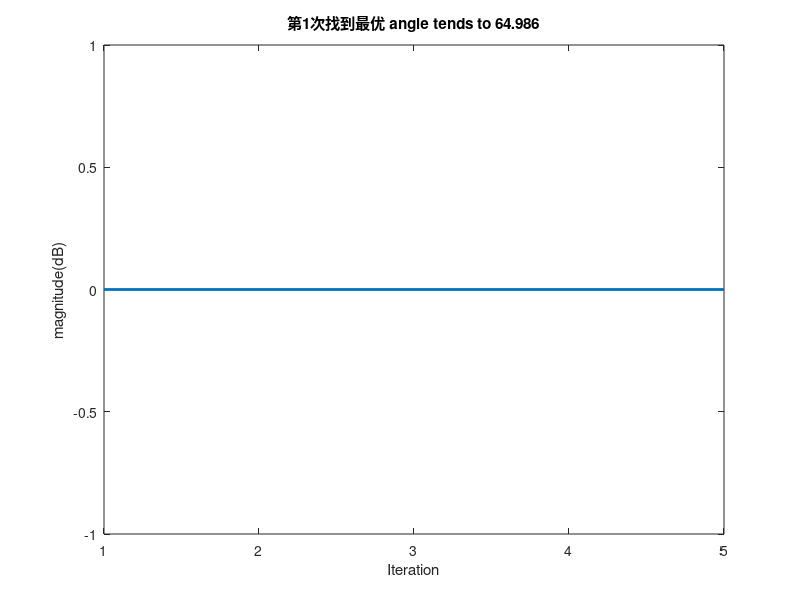
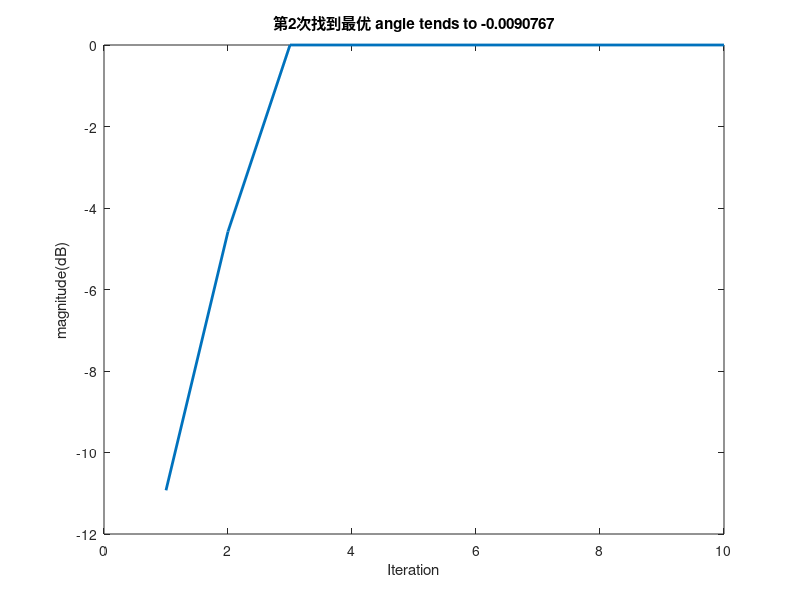
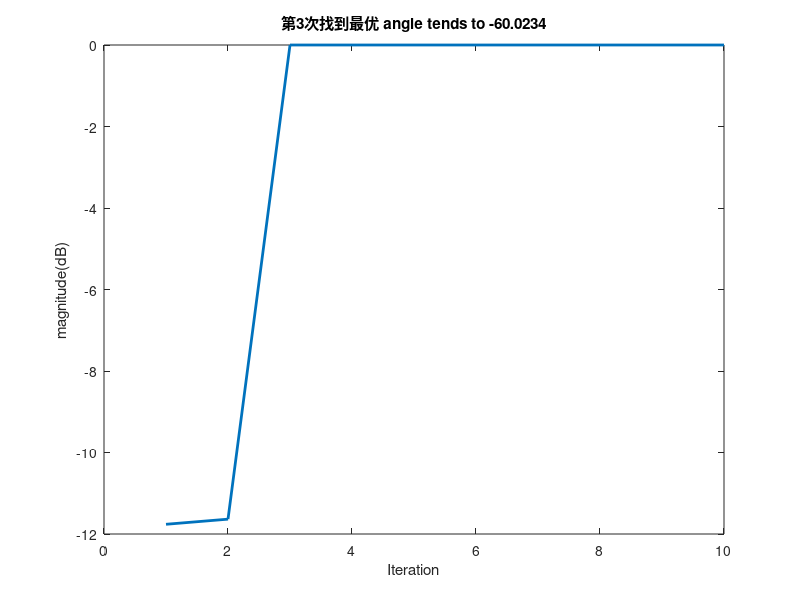
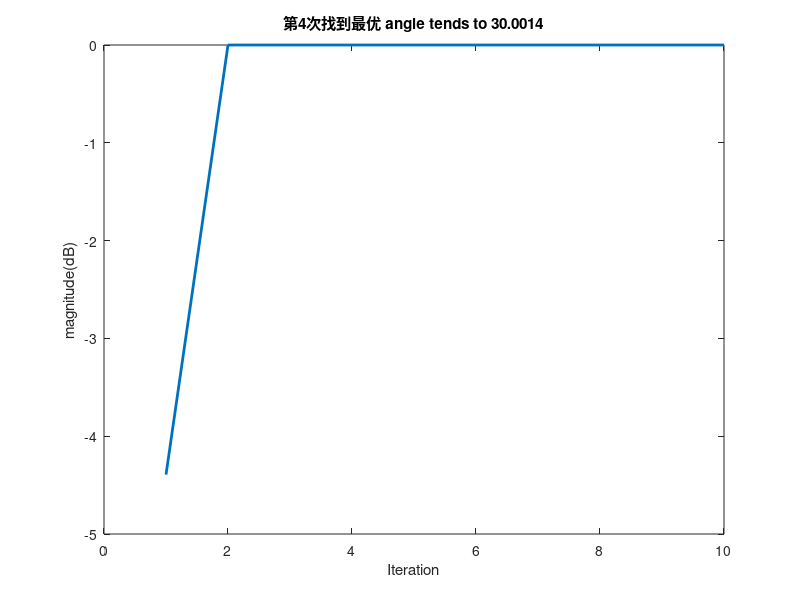

MATLAB code to generate these figures, in order:
%
% Copyright (c) 2015, Yarpiz (www.yarpiz.com)
% All rights reserved. Please read the "license.txt" for license terms.
%
% Project Code: YOEA112
% Project Title: Implementation of Firefly Algorithm (FA) in MATLAB
% Publisher: Yarpiz (www.yarpiz.com)
%
% Developer: S. Mostapha Kalami Heris (Member of Yarpiz Team)
%
% Contact Info: sm.kalami@gmail.com, info@yarpiz.com
%

clc;
clear;
close all;

%% Problem Definition

nVar=1;             % Number of Decision Variables
VarSize=[1 nVar];   % Size of Decision Variables Matrix
VarMin=-90;         % Lower Bound of Variables
VarMax= 90;         % Upper Bound of Variables
derad=pi/180;                             %角度->弧度
redeg=180/pi;                             %弧度->角度
twpi=2*pi;
kelm=16;                                   %阵元数
dd=0.5;                                   %阵元间距
d=0:dd:(kelm-1)*dd;
iwave=4;                                  %信源数
theta=[-60  0  30  65];                   %波达方向测试数据
pw=[1 0.8 0.7 0.6]';                      %信号功率,维度需要保持和theta一样
nv=ones(1,kelm);                          %归一化噪声方差
snr=20;                                   %信噪比
snr0=10^(snr/10);
n=200;                                    %采样数


%% Firefly Algorithm Parameters

MaxIt=1000;         % Maximum Number of Iterations

nPop=25;            % Number of Fireflies (Swarm Size)

gamma=1;            % Light Absorption Coefficient

beta0=2;            % Attraction Coefficient Base Value

alpha=0.2;          % Mutation Coefficient

alpha_damp=0.98;    % Mutation Coefficient Damping Ratio

delta=0.05*(VarMax-VarMin);     % Uniform Mutation Range

m=2;

if isscalar(VarMin) && isscalar(VarMax)
    dmax = (VarMax-VarMin)*sqrt(nVar);
else
    dmax = norm(VarMax-VarMin);
end


%% 搜索过程
angel = [];                     % 搜索获得的角度
count=0;counta=1;               % count表示得到的局部最优解的个数，counta表示找到的最优个数
BestC = [];                     % 存储找到的所有最优功率和所有最优角度
BestP = [];
while counta <= iwave                   % 信源数即为局部最优解的个数
    alpha=0.2;          % Mutation Coefficient
    count=count+1;
    disp(['--->第',num2str(count),'次尝试寻找最优角度']);

    %% Function And Init
    A=exp(-1i*twpi*d.'*sin(theta*derad));     %方向向量
    K=length(d);                              %k其实等于阵元数
    cr=zeros(K,K);
    L=length(theta);                          %L为测试角度的总个数
    data=randn(L,n);
    data=sign(data);
    s=diag(pw)*data;                          %信源信号3*200                   
    received_signal=A*s;                      %接受信号
    cx=received_signal+diag(sqrt(nv/snr0/2))*(randn(K,n)+1i*randn(K,n));%增加噪声
    Rxx=cx*cx'/n;
    G=Rxx(:,1:iwave);
    H=Rxx(:,iwave+1:end);
    P=inv(G'*G)*G'*H;                         %传播算子矩阵
    Q=[P',-diag(ones(1,kelm-iwave))];         %Q矩阵

    %% Initialization

    % Empty Firefly Structure
    firefly.Position=[];
    firefly.Cost=[];


    % Initialize Population Array
    pop=repmat(firefly,nPop,1);

    % Initialize Best Solution Ever Found
    BestSol.Cost=inf;

    % Create Initial Fireflies
    for i=1:nPop
        pop(i).Position=unifrnd(VarMin,VarMax,VarSize);

        phim=derad*pop(i).Position;
        a=exp(-1i*twpi*d*sin(phim)).';
        SP=1/(a'*(Q'*Q)*a);
        SP=abs(SP);
        pop(i).Cost=-SP;                    %计算评价值

        if pop(i).Cost<=BestSol.Cost
            BestSol=pop(i);                 %评价函数越小越好
        end
    end

    % Array to Hold Best Cost Values
    BestCost=[];
    BestPosition=[];

    %% Firefly Algorithm Main Loop

    for it=1:MaxIt
        newpop=repmat(firefly,nPop,1);
        for i=1:nPop
            newpop(i).Cost = inf;
            for j=1:nPop
                if pop(j).Cost < pop(i).Cost              %通过遍历所有来影响i萤火虫
                    rij=norm(pop(i).Position-pop(j).Position)/dmax;    %i j的距离
                    beta=beta0*exp(-gamma*rij^m);                %吸引力

                    %e=delta*unifrnd(VarMin/10,VarMax/10,VarSize);
                    e=delta*randn(VarSize);                      %e为正态分布的随机值

                    newsol.Position = pop(i).Position ...
                        + beta*rand(VarSize).*(pop(j).Position-pop(i).Position) ...
                        + alpha*e;

                    newsol.Position=max(newsol.Position,VarMin);
                    newsol.Position=min(newsol.Position,VarMax);
                    
                    phim=derad*newsol.Position;
                    a=exp(-1i*twpi*d*sin(phim)).';
                    SP=1/(a'*(Q'*Q)*a);
                    SP=abs(SP);
                    newsol.Cost=-SP;                    %计算新位置评价值

                    if newsol.Cost <= newpop(i).Cost   %新的值比原来的更好则替换
                        newpop(i) = newsol;
                        if newpop(i).Cost<=BestSol.Cost   %全局最优解的替换
                            BestSol=newpop(i);
                        end
                    end

                end

            end

        end                    % 通过优质位置改变劣势位置来到达更好的情况

        % Merge
        pop=[pop
            newpop];  %#ok

        % Sort
        aaa=[pop.Cost];
        [~, SortOrder]=sort([pop.Cost]);
        pop=pop(SortOrder);                    %通过cost关键字将POP排序

        % Truncate
        pop=pop(1:nPop);                       %只取合并之后的前一半的数据

        % Show Iteration Information
        %disp(['Iteration ' num2str(it) ': Best Cost = ' num2str(BestCost(it))]);

        % Damp Mutation Coefficient
        alpha = alpha*alpha_damp;

        % Store Best Cost Ever Found
        BestCost(it,:) = BestSol.Cost;
        BestPosition(it,:) = BestSol.Position;


        if mod(it,5) == 0  % 每隔5次数打印一次
            disp(['  Iteration ' num2str(it) ': Best Cost = ' num2str(BestCost(it)) ...
                ' Angle = ' num2str(BestPosition(it))]);
            
            % 判断是否连续5个都相差在1度范围内,是则跳出，
            % 判断是否陷入局部，超过5次角度接近相似，跳出循环，重新初始化寻找
            if all(abs(BestPosition(it-4:it-1)-BestPosition(it))<=1)                    
                break;
            end
        end
    end  

    %% 判断寻找到的角度是否重复，如果重复则不存储
    if count == 1
        angel(counta) = BestPosition(it);         
    else        
        if all(abs(angel-BestPosition(it))>1)   %判断是否找到相似角度，超过1度，不相似可以存储
            angel(counta) = BestPosition(it);
        else
            continue; 
        end
    end
    disp([' * 找到', num2str(counta),' 个最优角度']);

    % 计算功率
    CostRate=abs(BestCost);
    CostRate_Max=max(CostRate);
    CostRate=10*log10(CostRate/CostRate_Max);

    % 绘画出适应度函数值
    figure;
    plot(CostRate,'LineWidth',2);
    title(['第',num2str(counta),'次找到最优',' angle tends to ',num2str(angel(counta))]);
    xlabel('Iteration');
    ylabel('magnitude(dB)');

    % 存储找到的最优功率和最优角度
    BestC=[BestC;CostRate];
    BestP=[BestP;BestPosition];
    
    counta = counta+1;        
end

figure; % 真实与实验获得对比
plot(sort(angel),'r*');
hold on
plot(sort(theta),'b.');
title(' 真实与实验获得对比 ');
xlabel('Numbers');
ylabel('angels');
set(gca,'XTick',1:iwave)
grid on;

figure; % 所有寻找到的功率变化
plot(BestC,'LineWidth',2);
title('所有寻找到的功率变化');
xlabel('Iteration');
ylabel('magnitude/(dB)');

figure; % 所有寻找到的角度变化
plot(BestP,'LineWidth',2);
title('所有寻找到的角度变化');
xlabel('Iteration');
ylabel('angle/(度)');

angel